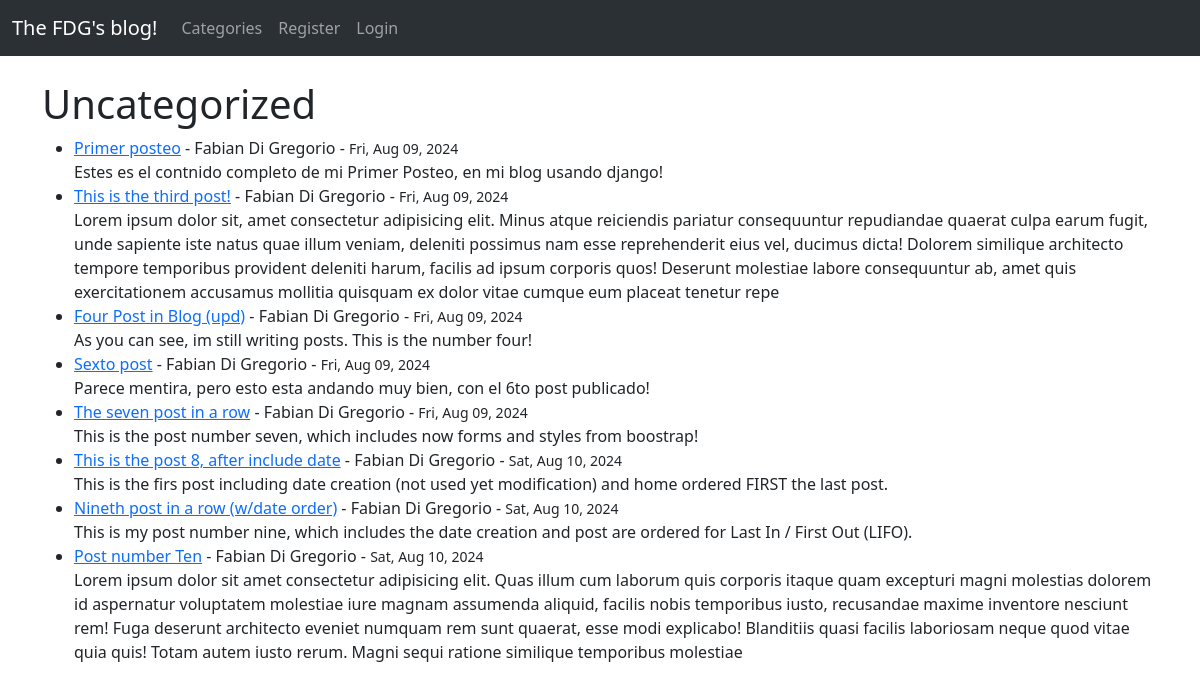
Page /category/uncategorized/ on the earlier database version.
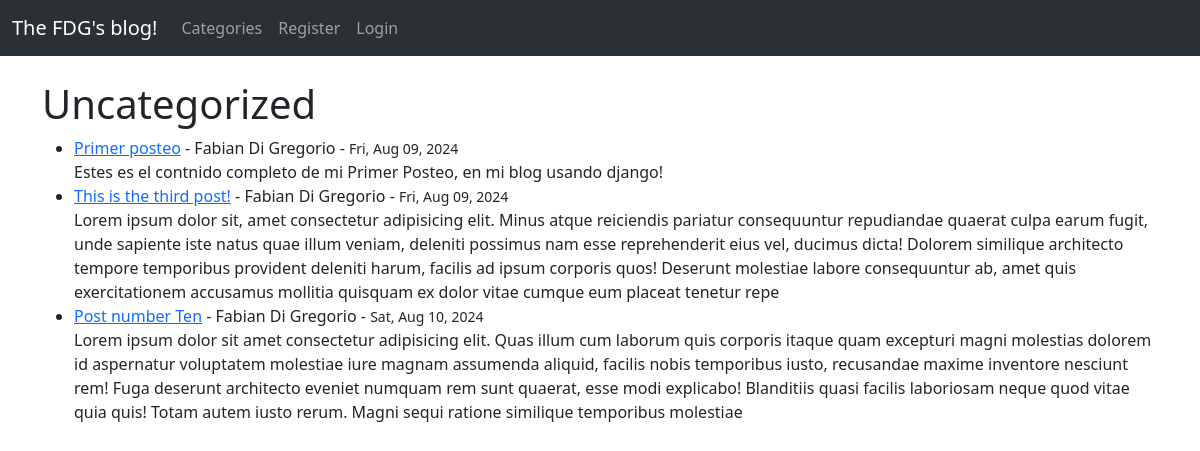
Same page on the later database version.
### fdgblog/models.py (models this page shows, shortened)
class Post(models.Model):
    title = models.CharField(max_length=255)
    title_tag = models.CharField(max_length=255)
    author = models.ForeignKey(User, on_delete=models.CASCADE)
    content = models.TextField()
    created = models.DateTimeField(auto_now_add=True)
    modified = models.DateTimeField(auto_now=True)
    category = models.CharField(max_length=255, default="uncategorized")
    def get_formatted_created(self):
        return self.created.strftime("%a, %b %d, %Y")  # Example format

### fdgblog/views.py (the view)
# urls.py: path('category/<str:cats>/', CategoryView, name='categories'),
def CategoryView(request, cats):
    category_posts = Post.objects.filter(category=cats.replace('-', ' '))
    return render(request, 'categories.html', {'cats': cats.title().replace('-', ' '), 'category_posts': category_posts})

### fdgblog/templates/categories.html (shortened to what this page needs)
{% extends 'base.html' %}
{% block content %}
    {% if category_posts %}
        <h1>{{ cats }}</h1>
        <ul>
            {% for post in category_posts %}
                <li><a href="{% url 'article_details' post.pk %}">{{ post.title}}</a>
                    - {{ post.author.first_name}} {{ post.author.last_name}}
                    - <small>{{ post.get_formatted_created }}</small>
                <br/>
                {{ post.content|slice:":500" }}
                </li>
        {% endfor %}
        </ul>
    {% else %}
        <h2>This page does not exist!</h2>
    {% endif %}
{% endblock %}

Differences in the rows shown:
no longer on this page (row edited): Post: title "Four Post in Blog (upd)", author.first_name "Fabian", author.last_name "Di Gregorio", get_formatted_created "Fri, Aug 09, 2024", content "As you can see, im still writing posts. This is the number four!"
no longer on this page (row edited): Post: title "Sexto post", author.first_name "Fabian", author.last_name "Di Gregorio", get_formatted_created "Fri, Aug 09, 2024", content "Parece mentira, pero esto esta andando muy bien, con el 6to post publicado!"
no longer on this page (row edited): Post: title "The seven post in a row", author.first_name "Fabian", author.last_name "Di Gregorio", get_formatted_created "Fri, Aug 09, 2024", content "This is the post number seven, which includes now forms and styles from boostrap!"
no longer on this page (row edited): Post: title "This is the post 8, after include date", author.first_name "Fabian", author.last_name "Di Gregorio", get_formatted_created "Sat, Aug 10, 2024", content "This is the firs post including date creation (not used yet modification) and home ordered FIRST the last post."
no longer on this page (row edited): Post: title "Nineth post in a row (w/date order)", author.first_name "Fabian", author.last_name "Di Gregorio", get_formatted_created "Sat, Aug 10, 2024", content "This is my post number nine, which includes the date creation and post are ordered for Last In / First Out (LIFO)."
